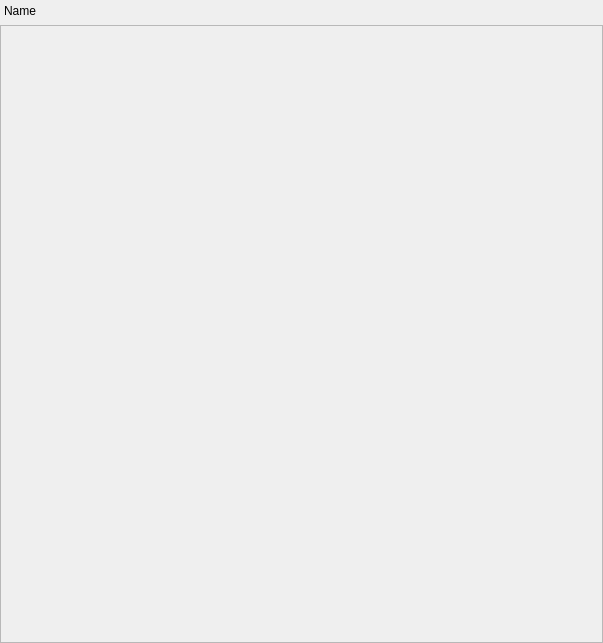
<?xml version="1.0" encoding="UTF-8"?>
<ui version="4.0">
 <class>QOEComponentInspector</class>
 <widget class="QWidget" name="QOEComponentInspector">
  <property name="geometry">
   <rect>
    <x>0</x>
    <y>0</y>
    <width>603</width>
    <height>643</height>
   </rect>
  </property>
  <property name="windowTitle">
   <string>Form</string>
  </property>
  <layout class="QVBoxLayout" name="verticalLayout_2">
   <property name="spacing">
    <number>0</number>
   </property>
   <property name="leftMargin">
    <number>0</number>
   </property>
   <property name="topMargin">
    <number>0</number>
   </property>
   <property name="rightMargin">
    <number>0</number>
   </property>
   <property name="bottomMargin">
    <number>0</number>
   </property>
   <item>
    <layout class="QVBoxLayout" name="verticalLayout">
     <property name="leftMargin">
      <number>4</number>
     </property>
     <property name="topMargin">
      <number>4</number>
     </property>
     <property name="rightMargin">
      <number>4</number>
     </property>
     <property name="bottomMargin">
      <number>4</number>
     </property>
     <item>
      <layout class="QHBoxLayout" name="layout_Name">
       <property name="spacing">
        <number>3</number>
       </property>
       <property name="bottomMargin">
        <number>3</number>
       </property>
       <item>
        <widget class="QLabel" name="label">
         <property name="sizePolicy">
          <sizepolicy hsizetype="Preferred" vsizetype="Minimum">
           <horstretch>0</horstretch>
           <verstretch>0</verstretch>
          </sizepolicy>
         </property>
         <property name="text">
          <string>Name</string>
         </property>
        </widget>
       </item>
      </layout>
     </item>
    </layout>
   </item>
   <item>
    <widget class="QScrollArea" name="scrollArea">
     <property name="widgetResizable">
      <bool>true</bool>
     </property>
     <widget class="QWidget" name="components">
      <property name="geometry">
       <rect>
        <x>0</x>
        <y>0</y>
        <width>601</width>
        <height>616</height>
       </rect>
      </property>
     </widget>
    </widget>
   </item>
  </layout>
 </widget>
 <resources/>
 <connections/>
</ui>
